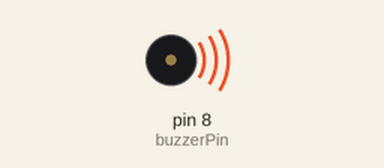
A sketch run on a simulated Arduino Uno, built with avr-gcc and run on an emulated ATmega328P. Shown: buzzer (waves = sounding).

Above: at 0.2 s.
At 4.5 s:
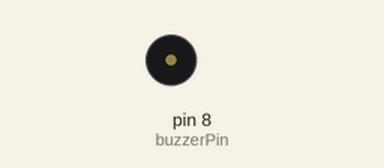
Timing chart, 0 to 5.8 s (numbered marks = the images above):
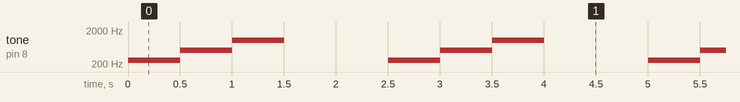

Measured:
- by itself, tone on pin 8 (buzzerPin): repeats every 2.5 s: 500 Hz 0.50 s, 1000 Hz 0.50 s, silent 1.0 s, 262 Hz 0.50 s

The sketch:

Buzzer.ino
```cpp
int buzzerPin = 8;

void setup() {}

void loop() {
  tone(buzzerPin, 262); // DO
  delay(500);
  tone(buzzerPin, 500); // RE
  delay(500);
  tone(buzzerPin, 1000); // MI
  delay(500);
  noTone(buzzerPin);
  delay(1000);
}
```
